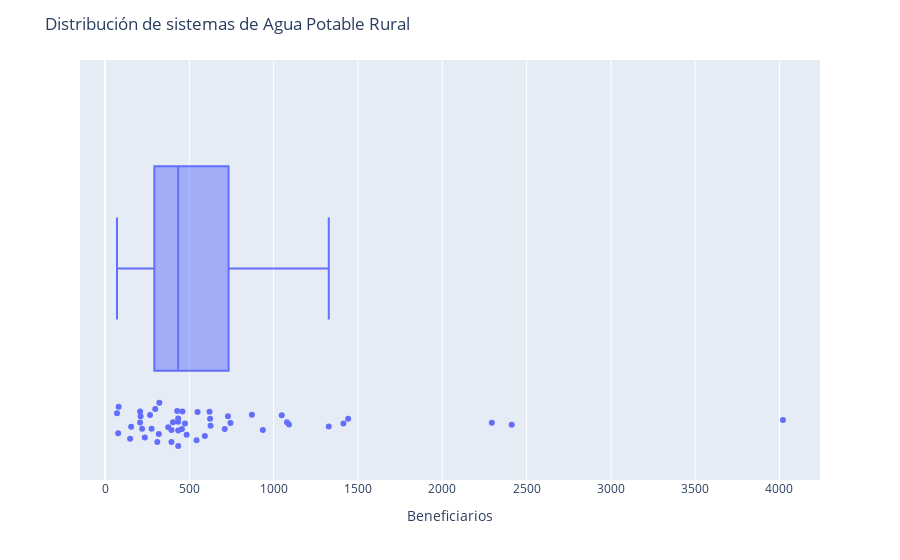

Write notebook code for a chart like this one.
### Code cell
df = px.data.tips()
fig = px.box(tabla, x="Beneficiarios", points="all")
fig.update_layout(title_text="Distribución de sistemas de Agua Potable Rural")
fig.show()

### Figure 1 — Plotly figure (JSON) as saved in the notebook; plotly's stock layout.template omitted (floating-point values rounded to 4 significant figures)
{"data": [{"alignmentgroup": "True", "boxpoints": "all", "hovertemplate": "Beneficiarios=%{x}<extra></extra>", "legendgroup": "", "marker": {"color": "#636efa"}, "name": "", "notched": false, "offsetgroup": "", "orientation": "h", "showlegend": false, "type": "box", "x": [322, 2294, 310, 1048, 4021, 459, 936, 1091, 1327, 549, 871, 543, 623, 434, 394, 428, 1079, 1442, 403, 220, 394, 319, 710, 155, 211, 1414, 474, 149, 208, 434, 592, 434, 729, 456, 298, 276, 375, 434, 208, 236, 71, 81, 78, 2412, 620, 267, 626, 744, 484], "x0": " ", "xaxis": "x", "y0": " ", "yaxis": "y"}], "layout": {"autosize": true, "boxmode": "group", "legend": {"tracegroupgap": 0}, "margin": {"t": 60}, "title": {"text": "Distribución de sistemas de Agua Potable Rural"}, "xaxis": {"anchor": "y", "autorange": true, "domain": [0, 1], "range": [-148.4, 4240.0], "title": {"text": "Beneficiarios"}, "type": "linear"}, "yaxis": {"anchor": "x", "autorange": true, "domain": [0, 1], "range": [-0.5138, 0.5], "type": "category"}}}
